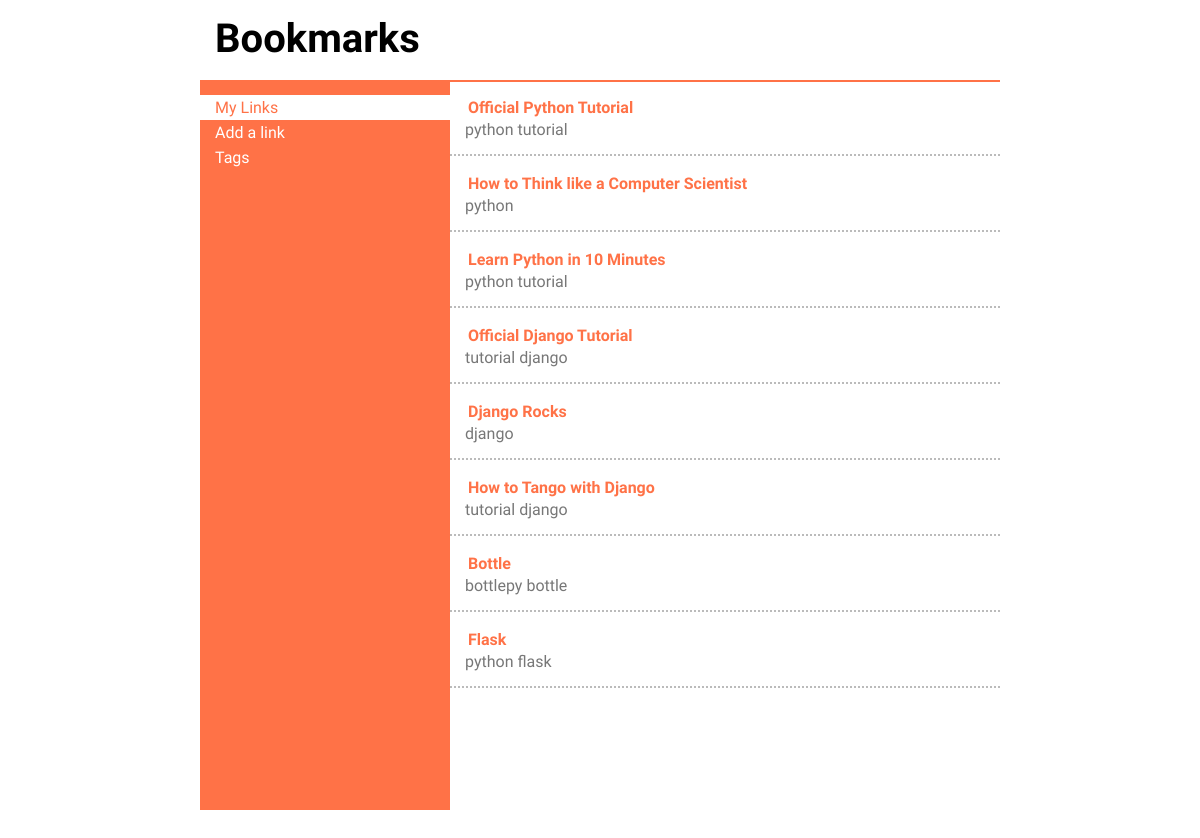
Before: /bookmarks/ with the older database file.
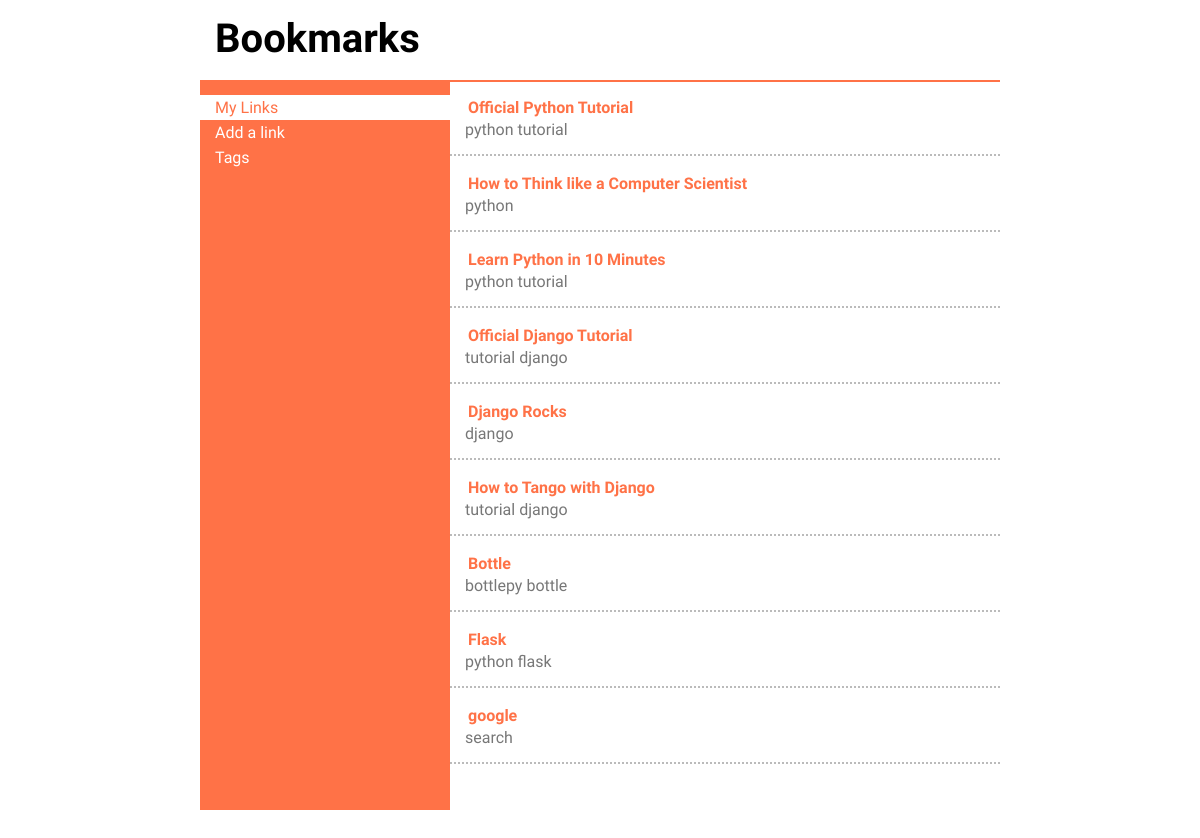
After: the same page with the newer database file.
### main/models.py (models this page shows, shortened)
class Link(models.Model):
    title = models.CharField(max_length=128,unique=True)
    url = models.URLField()
    tags = models.ManyToManyField(Tag)

class Tag(models.Model):
    name = models.CharField(max_length=128,unique=True)

### main/views.py (the view)
def index(request):
    context = RequestContext(request)
    links = Link.objects.all()
    return render_to_response('main/index.html',{'links': links}, context)

### templates/main/index.html (shortened to what this page needs)
<!DOCTYPE html>
{% load static %}
<html>
    <head>
        <link rel="stylesheet" href="{% static 'css/style.css' %}" media="all" />
    </head>
    <body>
        <div id="wrapper">
            <header>
                <h1>Bookmarks</h1>
            </header>
            <div id="main">
                <div id="sidebar">
                    <ul>
                        <li class="active" id="home">
                            <a href="#">My Links</a>
                        </li>
                        <li><a href="javascript:;" id="addLink">Add a link</a></li>
                        <li><a href="#">Tags</a></li>
                    </ul>
                </div><div id="content">
                    {% for link in links %}
                        <div class="link">
                            <h4><a href="{{ link.url }}">{{ link.title }}</a></h4>
                            <p class="tags">
                                {% for tag in link.tags.all %}
                                    <a href="/bookmarks/tags/{{ tag.name }}/">{{ tag.name }}</a>
                                {% endfor %}
                            </p>
                        </div>
                    {% endfor %}
                </div>
            </div>
        </div>
    </body>
</html>

### static/css/style.css (style rules this page uses)
body, header, footer, h1, h2, h3, h4, a, table, tr, td, th, tbody, thead, div, ul, li, dl, dd, dt, p { border: 0; padding: 0; margin: 0; vertical-align: baseline; }
body,html { height: 100%; width: 100%; font-family: 'Amarante','Frijole', Arial, serif; position: absolute; }
a { text-decoration: none; color: #fff; }
h1 { font-size: 2.5em; }
li { list-style: none outside none; display: block; width: 235px; padding: 3px 0 3px 15px; }
li.active { background: #fff; }
li.active a { color: #ff7247; }
#wrapper { min-height: 100%; height: 100%; width: 800px; position: relative; margin: 0 auto; }
header { height: 80px; width: 800px; position: fixed; background: #fff; z-index: 2; top: 0; border-bottom: 2px solid #ff7247; }
header h1 { padding: 15px; }
#main { height: 100%; position: relative; margin-top: 80px; }
#sidebar { position: fixed; display: inline-block; width: 250px; vertical-align: top; background: #ff7247; padding: 15px 0; height: 700px; }
#content { display: inline-block; width: 550px; vertical-align: top; height: 700px; overflow-y: scroll; margin-left: 250px; }
#content a { color: #ff7247; }
#content .tags a { color: #777; }
#content .link { padding: 15px; border-bottom: 2px dotted #bbb; }
#content .link h4 { padding: 3px; }

Changed rows visible on the page:
added Link: title "google"
added Tag: name "search", shown under "google"
